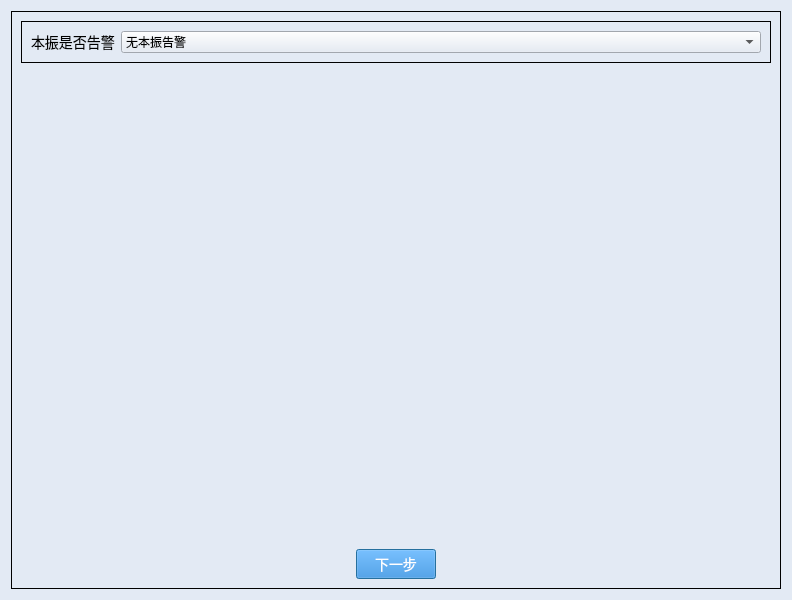
<?xml version="1.0" encoding="UTF-8"?>
<ui version="4.0">
 <class>Dialog</class>
 <widget class="QDialog" name="Dialog">
  <property name="geometry">
   <rect>
    <x>0</x>
    <y>0</y>
    <width>792</width>
    <height>600</height>
   </rect>
  </property>
  <property name="font">
   <font>
    <family>Microsoft YaHei</family>
    <pointsize>14</pointsize>
   </font>
  </property>
  <property name="windowTitle">
   <string>Dialog</string>
  </property>
  <property name="styleSheet">
   <string notr="true">
QWidget{
background-color:#E3EAF4;
}
QLineEdit{
background-color:#E3EAF4;
}
QDialog{
background-color:#E3EAF4;
margin-top:10px;
}
QLabel{
font-size:14px;
font-family:Microsoft YaHei;
background-color:#E3EAF4;
}
QGroupBox{
font-size:14px;
font-family:Microsoft YaHei;
border:1px solid rgb(0, 0, 0);
background-color:#E3EAF4;
}
QPushButton{
background-color:#2884D8;
color: #FFFFFF;
font-size:14px;
font-family:Microsoft YaHei;
}
QTextBrowser{
border-width:0;
border-style:outset;
background-color:#E3EAF4;
}
QGraphicsView{
background-color:#E3EAF4;
border-width:0;
border-style:outset;
}</string>
  </property>
  <layout class="QGridLayout" name="gridLayout_4">
   <item row="0" column="0">
    <widget class="QGroupBox" name="groupBox">
     <property name="title">
      <string/>
     </property>
     <layout class="QGridLayout" name="gridLayout_5">
      <item row="0" column="0">
       <layout class="QVBoxLayout" name="verticalLayout">
        <item>
         <widget class="QGroupBox" name="groupBox_2">
          <property name="title">
           <string/>
          </property>
          <layout class="QGridLayout" name="gridLayout_2">
           <property name="spacing">
            <number>6</number>
           </property>
           <item row="0" column="0">
            <layout class="QHBoxLayout" name="horizontalLayout" stretch="0,1">
             <item>
              <widget class="QLabel" name="label_5">
               <property name="text">
                <string>本振是否告警</string>
               </property>
              </widget>
             </item>
             <item>
              <widget class="QComboBox" name="comboBox_sg_addr">
               <item>
                <property name="text">
                 <string>无本振告警</string>
                </property>
               </item>
               <item>
                <property name="text">
                 <string>有本振告警</string>
                </property>
               </item>
              </widget>
             </item>
            </layout>
           </item>
          </layout>
         </widget>
        </item>
       </layout>
      </item>
      <item row="1" column="0">
       <spacer name="verticalSpacer">
        <property name="orientation">
         <enum>Qt::Vertical</enum>
        </property>
        <property name="sizeHint" stdset="0">
         <size>
          <width>20</width>
          <height>40</height>
         </size>
        </property>
       </spacer>
      </item>
      <item row="2" column="0">
       <layout class="QGridLayout" name="gridLayout">
        <item row="0" column="0">
         <spacer name="horizontalSpacer">
          <property name="orientation">
           <enum>Qt::Horizontal</enum>
          </property>
          <property name="sizeHint" stdset="0">
           <size>
            <width>40</width>
            <height>20</height>
           </size>
          </property>
         </spacer>
        </item>
        <item row="0" column="1">
         <widget class="QPushButton" name="pushButton_next">
          <property name="text">
           <string>下一步</string>
          </property>
         </widget>
        </item>
        <item row="0" column="2">
         <spacer name="horizontalSpacer_2">
          <property name="orientation">
           <enum>Qt::Horizontal</enum>
          </property>
          <property name="sizeHint" stdset="0">
           <size>
            <width>40</width>
            <height>20</height>
           </size>
          </property>
         </spacer>
        </item>
       </layout>
      </item>
     </layout>
    </widget>
   </item>
  </layout>
 </widget>
 <resources>
  <include location="iconQrc.qrc"/>
 </resources>
 <connections/>
</ui>
